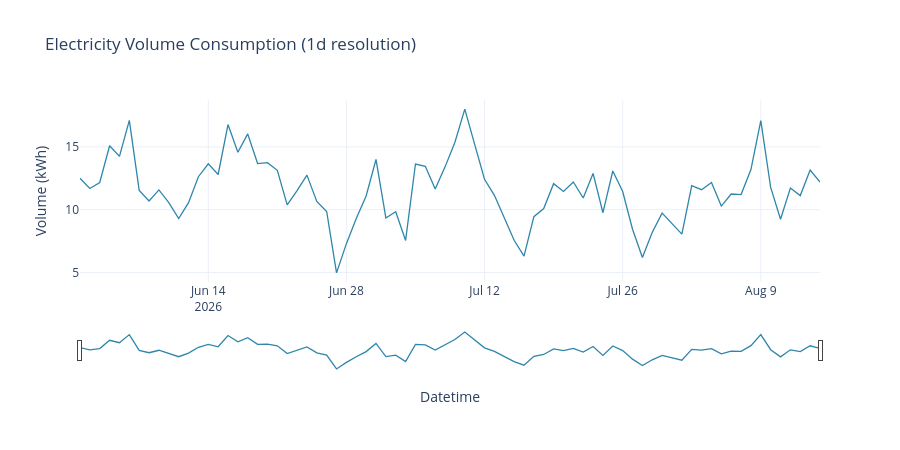

Source (notebook cell):
### Code cell
plot_timeseries(df, freq='1d') # freq='15min'
